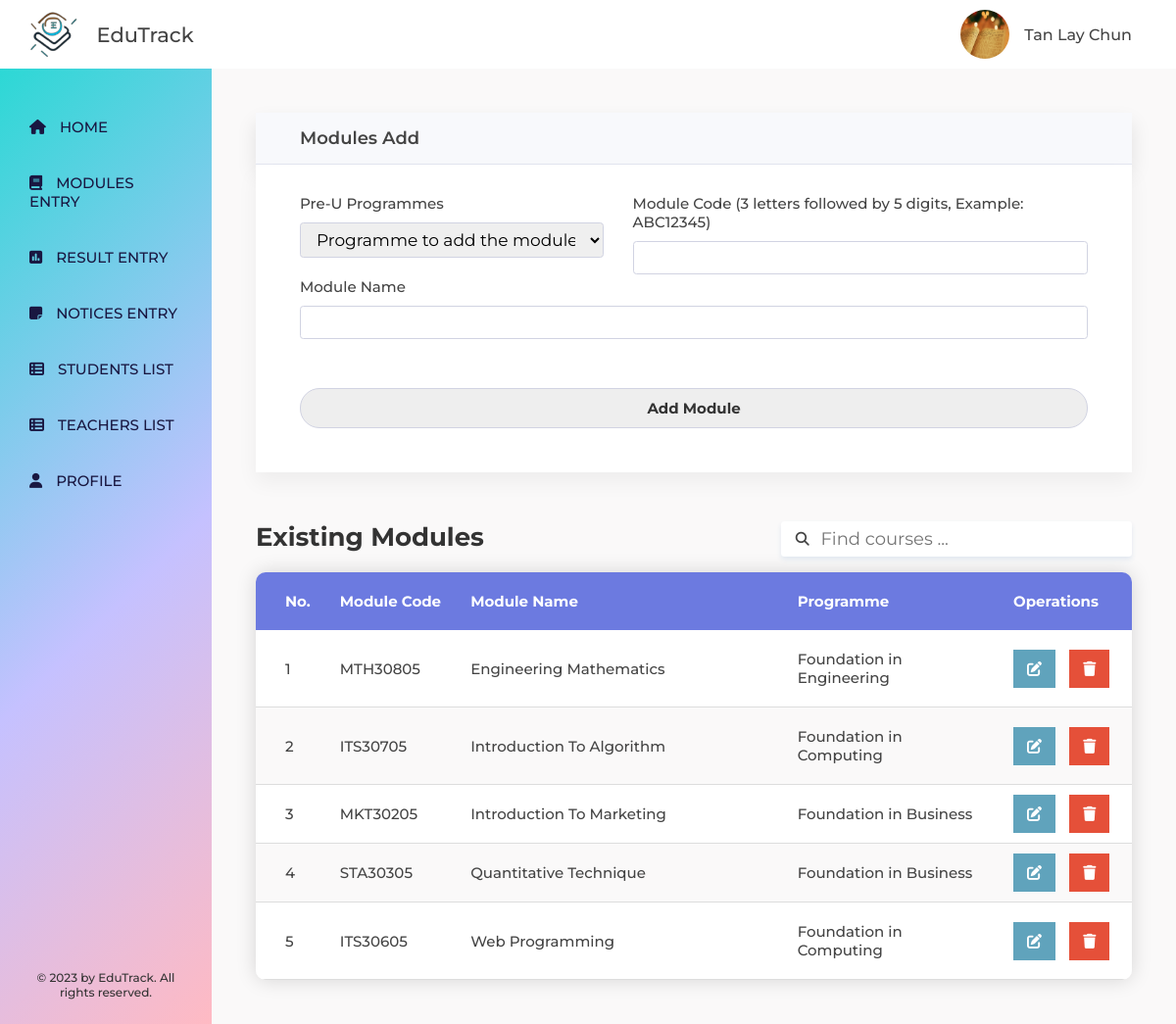
Screenshot of /teacher/course_teacher.php (signed in) with the database file from the repository.
### tables this page shows
CREATE TABLE `modules` (
  `module_id` int(10) NOT NULL,
  `module_programme` varchar(255) NOT NULL,
  `module_code` varchar(10) NOT NULL,
  `module_name` varchar(255) NOT NULL
);

### teacher/course_teacher.php (the view, shortened to what this page needs)
<?php include "../includes/db.php"; ?>
<!DOCTYPE html>
<html lang="en">
    <head>
        <link
            rel="stylesheet"
            href="https://cdnjs.cloudflare.com/ajax/libs/font-awesome/6.4.0/css/all.min.css"
        />
        <link rel="stylesheet" href="../css/course-teacher.css" />
    </head>
    <body>
        <div class="container">
            <?php include "../includes/header.php"; ?>
            <div class="dashboard">
                <?php include "../includes/teacher-sidebar.php"; ?>
                <main class="content">
                    <section class="modules">
                        <h2 class="heading-secondary">Modules Add</h2>
                        <div class="module__form-box">
                            <form class="module-form" action="" method="post" autocomplete="off">
                                <div class="form-group">
                                    <div class="form-row form-row-1">
                                        <label for="module_programme" class="module__form-label">Pre-U Programmes</label>
                                        <select name="module_programme" id="module_programme" required>
                                            <option value="" selected disabled>Programme to add the module</option>
                                        </select>
                                    </div>
                                    <div class="form-row form-row-2">
                                        <label for="module_code" class="module__form-label">Module Code (3 letters followed by 5 digits, Example: ABC12345)</label>
                                        <input
                                            type="text"
                                            name="module_code"
                                            class="module_code"
                                            id="module_code"
                                            maxlength="8"
                                            oninput="this.value = this.value.toUpperCase();"
                                            onblur="validateModuleCode()"
                                            required
                                        />
                                    </div>
                                </div>
                                <div class="form-row">
                                    <label for="module_name" class="module__form-label">Module Name</label>
                                    <input
                                        type="text"
                                        name="module_name"
                                        class="module_name"
                                        id="module_name"
                                        oninput="capitalizeModuleName()"
                                        required
                                    />
                                </div>
                                <div class="form-row">
                                    <input
                                        type="submit"
                                        name="moduleoperation"
                                        class="module-btn"
                                        value="Add Module"
                                    />
                                </div>
                            </form>
                        </div>
                        <div class="heading-search-box">
                            <h1 class="heading-primary">
                                Existing Modules
                            </h1>
                            <div class="search-box">
                                <input type="text" name="search" id="search-input" placeholder="Find courses ..." autocomplete="off" spellcheck="false">
                                <div class="search-button">
                                    <i class="fa-solid fa-magnifying-glass"></i>
                                </div>
                            </div>
                        </div>
                        <table class="modules__table" id="table">
                            <thead>
                                <tr>
                                    <th>No.</th>
                                    <th>Module Code</th>
                                    <th>Module Name</th>
                                    <th>Programme</th>
                                    <th>Operations</th>
                                </tr>
                            </thead>
                            <tbody>
                                <?php
                                $numbering = 1;
                                $query = "SELECT * FROM modules ORDER BY module_name ASC";
                                $select_modules_query = mysqli_query($connection, $query);
                                if (mysqli_num_rows($select_modules_query) > 0) {
                                    while ($row = mysqli_fetch_assoc($select_modules_query)) {
                                        $module_id = $row['module_id'];
                                        $module_programme = $row['module_programme'];
                                        $module_code = $row['module_code'];
                                        $module_name = $row['module_name'];
                                ?>
                                <tr>
                                    <td data-cell="no."><?php echo $numbering++; ?></td>
                                    <td data-cell="module code"><?php echo $module_code; ?></td>
                                    <td data-cell="module name"><?php echo $module_name; ?></td>
                                    <td data-cell="module programme"><?php echo $module_programme; ?></td>
                                    <td data-cell="module operation">
                                        <a href="update_module.php?module_id=<?php echo $module_id; ?>" class="modules__operation update-operation"><i class="fa-solid fa-pen-to-square"></i></a>
                                        <a href="course_teacher.php?module_id=<?php echo $module_id; ?>" class="modules__operation delete-operation" onclick="return confirm('Are you sure you want to delete this module?')"><i class='fa-solid fa-trash'></i></a>
                                    </td>
                                </tr>
                                <?php
                                    }
                                } else {
                                    echo "<tr>";
                                    echo "<td colspan='5'><p style='text-align: center;'>No records found</p></td>";
                                    echo "</tr>";
                                }
                                ?>
                            </tbody>
                        </table>
                    </section>
                </main>
            </div>
        </div>
    </body>
</html>

### includes/header.php (shortened to what this page needs)
<header class="header">
    <div class="header__title-box">
        <img
            src="../img/dashboard-logo.png"
            alt="EduTrack Logo"
            class="header__logo"
        />
        <span class="header__title">EduTrack</span>
    </div>
    <div class="hoverable-dropdown">
        <div class="user-nav__user">
            <img
                src="../img/profile-pic.jpg"
                alt="User photo"
                class="user-nav__user-photo"
            />
            <span class="user-nav__user-name"><?php echo ucfirst($_SESSION['user_full_name']); ?></span>
        </div>
    </div>
</header>

### includes/teacher-sidebar.php
<nav class="sidebar">
    <ul class="side-nav">
        <li class="side-nav__item">
            <a href="index.php" class="side-nav__link">
                <i class="fa-solid fa-home side-nav__icon"></i>
                <span>Home</span>
            </a>
        </li>
        <li class="side-nav__item">
            <a href="course_teacher.php" class="side-nav__link">
                <i class="fa-solid fa-book side-nav__icon"></i>
                <span>Modules Entry</span>
            </a>
        </li>
        <li class="side-nav__item">
            <a href="result_teacher.php" class="side-nav__link">
                <i class="fa-solid fa-square-poll-vertical side-nav__icon"></i>
                <span>Result Entry</span>
            </a>
        </li>
        <li class="side-nav__item">
            <a href="notice_teacher.php" class="side-nav__link">
                <i class="fa-solid fa-note-sticky side-nav__icon"></i>
                <span>Notices Entry</span>
            </a>
        </li>
        <li class="side-nav__item">
            <a href="studentlist_teacher.php" class="side-nav__link">
                <i class="fa-solid fa-table-list side-nav__icon"></i>
                <span>Students List</span>
            </a>
        </li>
        <li class="side-nav__item">
            <a href="teacherlist_teacher.php" class="side-nav__link">
                <i class="fa-solid fa-table-list side-nav__icon"></i>
                <span>Teachers List</span>
            </a>
        </li>
        <li class="side-nav__item">
            <a href="profile_teacher.php" class="side-nav__link">
                <i class="fa-solid fa-user side-nav__icon"></i>
                <span>Profile</span>
            </a>
        </li>
    </ul>
    <div class="legal">
        &copy; 2023 by EduTrack. All rights reserved.
    </div>
</nav>

### css/course-teacher.css (style rules this page uses)
.heading-primary { font-size: 2.6rem; color: #333; margin-bottom: 2rem; }
.heading-secondary { font-size: 1.8rem; font-weight: 600; background-color: #f8f9fc; border-bottom: 1px solid #e3e6f0; padding: 1.5rem 0 1.5rem 4.5rem; box-shadow: 0 1rem 2rem rgba(0, 0, 0, 0.1); }
.module__form-box { padding: 3rem 4.5rem 4.5rem 4.5rem; margin-bottom: 5rem; background-color: #fff; box-shadow: 0 1rem 2rem rgba(0, 0, 0, 0.05); }
.form-row:not(:last-child) { margin-bottom: 2rem; }
.module__form-label { font-size: 1.5rem; display: block; margin-bottom: 1rem; }
.module__form-box .module-form .form-group { display: flex; }
.module__form-box .module-form .form-group .form-row.form-row-1 { width: 40%; margin-right: 3rem; }
.module__form-box .module-form .form-group .form-row.form-row-2 { width: 60%; }
input, select { border: none; width: 100%; font-size: 1.7rem; font-family: inherit; color: #000000; padding: 0.6rem 1.2rem; border: 1px solid #d1d3e2; border-radius: 0.35rem; }
.module__form-box .module-form .module-btn { color: #333; font-size: 1.5rem; font-weight: 700; border-radius: 20px; background: #eee; width: 100%; cursor: pointer; transition: all 0.3s; margin-top: 3rem; padding: 1rem 0; }
.heading-search-box { display: flex; justify-content: space-between; align-items: flex-start; }
.search-box { width: 40%; position: relative; }
.search-box #search-input { color: #006266; border: none; padding: 0.7rem 2rem 0.7rem 4rem; box-shadow: 0 0.3rem 0.5rem #e2e8f0; outline: none; font-size: 1.8rem; }
.search-button { position: absolute; top: 50%; left: 6%; transform: translate(-50%, -50%); }
.modules__table { border-collapse: collapse; font-size: 1.5rem; border-radius: 10px; overflow: hidden; box-shadow: 0 0 2rem rgba(0, 0, 0, 0.15); width: 100%; }
.modules__table thead { background-color: #6c7ae0; color: #fff; text-align: left; }
.modules__table, .modules__table th, .modules__table td { padding: 2rem 0 2rem 3rem; }
.modules__table tr td:nth-child(1) { width: 5%; }
.modules__table tr td:nth-child(2) { width: 15%; }
.modules__table tr td:nth-child(3) { width: 38%; }
.modules__table tr td:nth-child(4) { width: 25%; }
.modules__table tr td:nth-child(5) { width: 17%; }
.modules__table tbody tr { border-bottom: 1px solid #dddddd; }
.modules__table tbody tr:nth-of-type(odd) { background-color: #fff; }
.modules__table tbody tr:nth-of-type(even) { background-color: f4f7fa; }
.modules__operation { padding: 1rem 1.4rem; color: white; text-decoration: none; font-size: 15px; }
.modules__operation:not(:last-child) { margin-right: 1rem; }
.update-operation { background-color: #60a3bc; }
.delete-operation { background-color: #e55039; }

### rows the page displays
modules: module_code "MTH30805", module_name "Engineering Mathematics", module_programme "Foundation in Engineering"
modules: module_code "ITS30705", module_name "Introduction To Algorithm", module_programme "Foundation in Computing"
modules: module_code "MKT30205", module_name "Introduction To Marketing", module_programme "Foundation in Business"
modules: module_code "STA30305", module_name "Quantitative Technique", module_programme "Foundation in Business"
modules: module_code "ITS30605", module_name "Web Programming", module_programme "Foundation in Computing"

### other values shown
$_SESSION['user_full_name'] "Tan Lay Chun"
